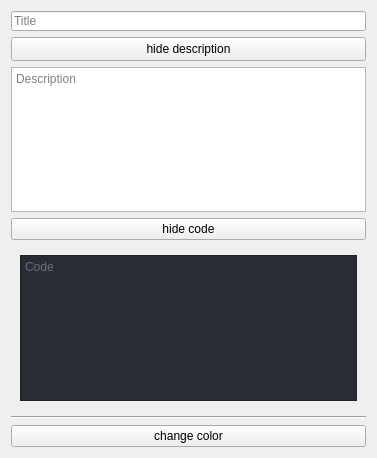
<?xml version="1.0" encoding="UTF-8"?>
<ui version="4.0">
 <class>CodeNodeDetailsForm</class>
 <widget class="QWidget" name="CodeNodeDetailsForm">
  <property name="geometry">
   <rect>
    <x>0</x>
    <y>0</y>
    <width>377</width>
    <height>458</height>
   </rect>
  </property>
  <property name="windowTitle">
   <string>Form</string>
  </property>
  <layout class="QVBoxLayout" name="verticalLayout_2">
   <item>
    <widget class="QLineEdit" name="title_LineEdit">
     <property name="maximumSize">
      <size>
       <width>16777215</width>
       <height>20</height>
      </size>
     </property>
     <property name="styleSheet">
      <string notr="true"/>
     </property>
     <property name="readOnly">
      <bool>true</bool>
     </property>
     <property name="placeholderText">
      <string>Title</string>
     </property>
    </widget>
   </item>
   <item>
    <widget class="QPushButton" name="showDescription_pushButton">
     <property name="sizePolicy">
      <sizepolicy hsizetype="Minimum" vsizetype="Fixed">
       <horstretch>0</horstretch>
       <verstretch>0</verstretch>
      </sizepolicy>
     </property>
     <property name="minimumSize">
      <size>
       <width>4</width>
       <height>24</height>
      </size>
     </property>
     <property name="maximumSize">
      <size>
       <width>16777215</width>
       <height>50</height>
      </size>
     </property>
     <property name="styleSheet">
      <string notr="true"/>
     </property>
     <property name="text">
      <string>hide description</string>
     </property>
    </widget>
   </item>
   <item>
    <widget class="QPlainTextEdit" name="description_PlainTextEdit">
     <property name="styleSheet">
      <string notr="true"/>
     </property>
     <property name="readOnly">
      <bool>true</bool>
     </property>
     <property name="placeholderText">
      <string>Description</string>
     </property>
    </widget>
   </item>
   <item>
    <widget class="QPushButton" name="showCode_pushButton">
     <property name="sizePolicy">
      <sizepolicy hsizetype="Minimum" vsizetype="Fixed">
       <horstretch>0</horstretch>
       <verstretch>0</verstretch>
      </sizepolicy>
     </property>
     <property name="text">
      <string>hide code</string>
     </property>
    </widget>
   </item>
   <item>
    <widget class="QWidget" name="code_widget" native="true">
     <layout class="QVBoxLayout" name="verticalLayout">
      <item>
       <widget class="QPlainTextEdit" name="code_plainTextEdit">
        <property name="styleSheet">
         <string notr="true">background-color: #282C34;
color: #ABB2BF;</string>
        </property>
        <property name="readOnly">
         <bool>true</bool>
        </property>
        <property name="placeholderText">
         <string>Code</string>
        </property>
       </widget>
      </item>
     </layout>
    </widget>
   </item>
   <item>
    <widget class="Line" name="line_3">
     <property name="orientation">
      <enum>Qt::Horizontal</enum>
     </property>
    </widget>
   </item>
   <item>
    <widget class="QPushButton" name="changeColor_pushButton">
     <property name="text">
      <string>change color</string>
     </property>
    </widget>
   </item>
  </layout>
 </widget>
 <resources/>
 <connections/>
</ui>
